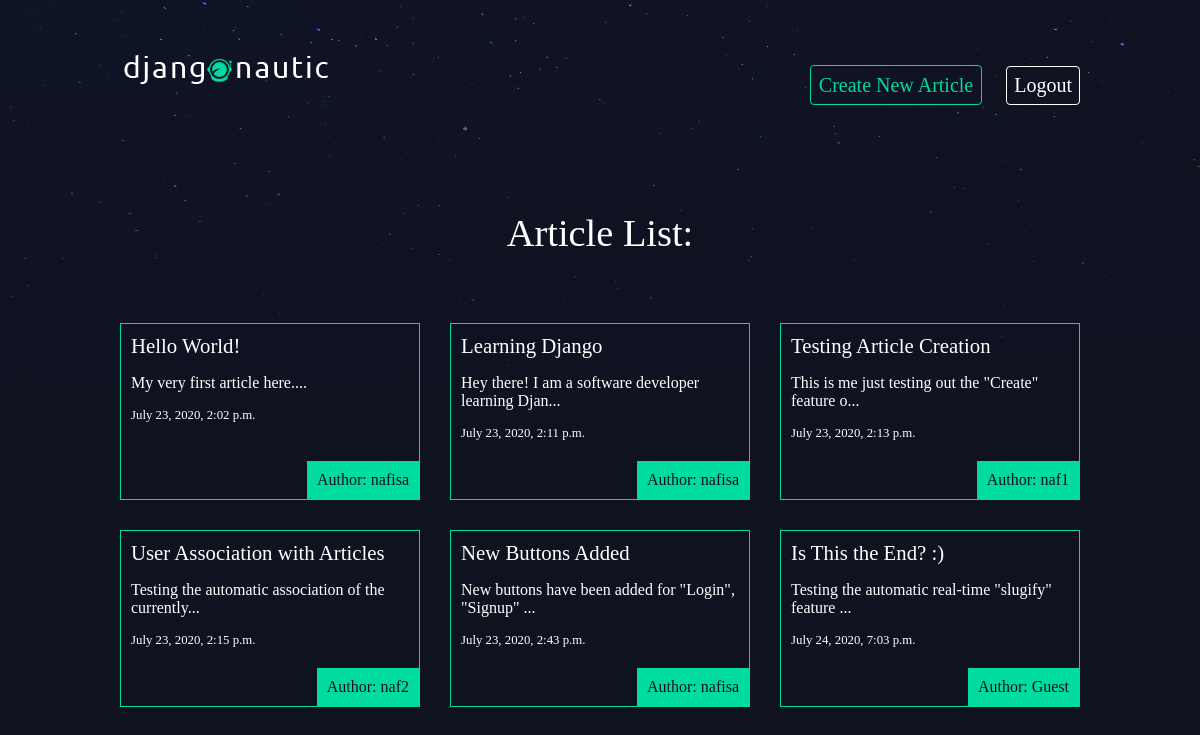
Screenshot of /articles/ (signed in) with the database file from the repository.
### articles/models.py (models this page shows, shortened)
class Article(models.Model):
    title = models.CharField(max_length=100)
    slug = models.SlugField()
    body = models.TextField()
    date = models.DateTimeField(auto_now_add=True)
    thumb = models.ImageField(default='default.png', blank=True)
    author = models.ForeignKey(User, on_delete=models.CASCADE, default=None)
    def snippet(self):
        return self.body[:50] + '...'

### articles/views.py (the view)
# urls.py: path('', views.article_list, name="list"),
def article_list(request):
    articles = Article.objects.all().order_by('date')
    return render(request, 'articles/article_list.html', {'articles': articles})

### articles/templates/articles/article_list.html
{% extends 'base_layout.html' %}
{% block content %}
    <h1>Article List:</h1> <br>
    <div class="articles">
        {% for article in articles %}
            <div class="article">
                <h2><a href="{% url 'articles:detail' article.slug %}"> {{ article.title }} </a></h2>
                <p> {{ article.snippet }} </p>
                <h4> {{ article.date }} </h4>
                <p class="author"> Author: {{ article.author.username }} </p> <br>
            </div>
        {% endfor %}
    </div> <br>
{% endblock %}

### assets/styles.css (style rules this page uses)
body { background-color: #0f121f; background-image: url(/static/stars.png); background-repeat: no-repeat; color: #fff; }
body * { font-family: Ubuntu; }
h1, h2, h3, h4, h5 { font-weight: normal; margin: 0; }
a, a:hover, a:visited { color: #fff; text-decoration: none; }
div.wrapper > h1 { text-align: center; margin: 50px auto; font-size: 2.4em; }
.articles { display: grid; grid-template-columns: 1fr 1fr 1fr; grid-gap: 30px; }
.article { padding: 10px; border: 1px solid #00dba0; position: relative; padding-bottom: 40px; }
.article h2 { font-size: 1.3em; }
.article h4 { font-size: 0.8em; }
.article .author { padding: 10px; background: #00dba0; position: absolute; right: 0; bottom: 0; margin: 0; color: #0f121f; }

### rows the page displays
Article: title "Hello World!", snippet "My very first article here....", date "July 23, 2020, 2:02 p.m.", author.username "nafisa"
Article: title "Learning Django", snippet "Hey there! I am a software developer learning Djan...", date "July 23, 2020, 2:11 p.m.", author.username "nafisa"
Article: title "Testing Article Creation", snippet "This is me just testing out the \"Create\" feature o...", date "July 23, 2020, 2:13 p.m.", author.username "naf1"
Article: title "User Association with Articles", snippet "Testing the automatic association of the currently...", date "July 23, 2020, 2:15 p.m.", author.username "naf2"
Article: title "New Buttons Added", snippet "New buttons have been added for \"Login\", \"Signup\" ...", date "July 23, 2020, 2:43 p.m.", author.username "nafisa"
Article: title "Is This the End? :)", snippet "Testing the automatic real-time \"slugify\" feature ...", date "July 24, 2020, 7:03 p.m.", author.username "Guest"
